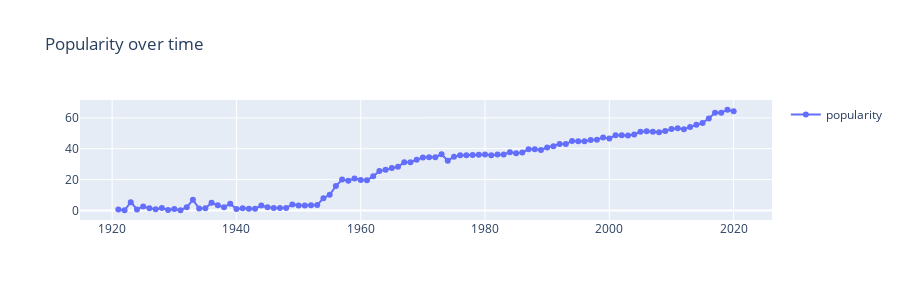

The code cell stored with this chart in its notebook:
### Code cell
fig =go.Figure()
fig.add_trace(go.Scatter(x=df_years['year'], y=df_years['popularity'], mode='markers + lines',name="popularity",showlegend=True))
fig.update_layout(title='Popularity over time',height=300)
fig.show()
